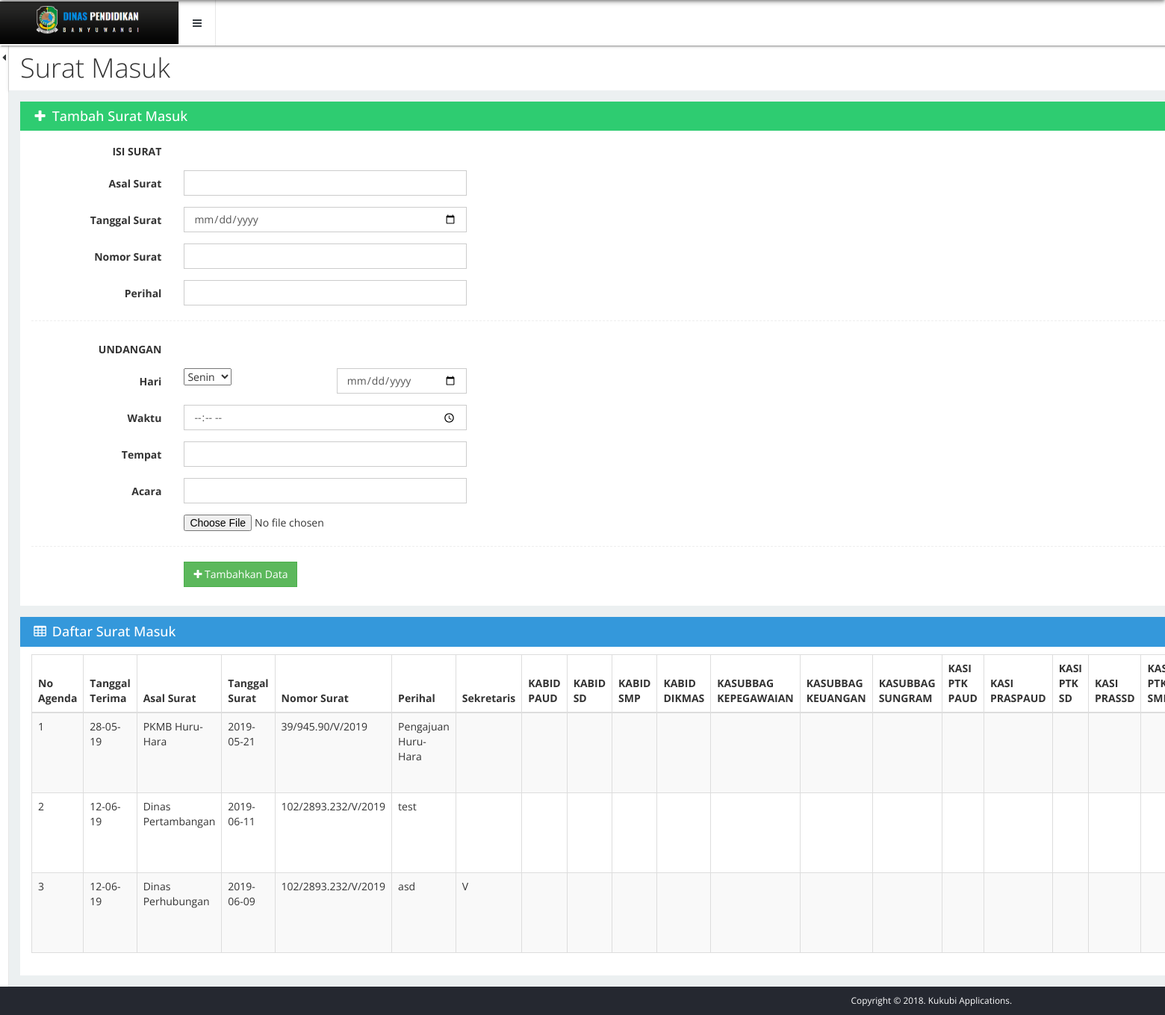
The page /management-kukubi/chapter/index.php (signed in) on the database its author committed.
### tables this page shows
CREATE TABLE `data_surat` (
  `id` int(11) NOT NULL,
  `tanggal_diterima` varchar(100) NOT NULL,
  `asal_surat` varchar(100) NOT NULL,
  `tanggal_surat` varchar(100) NOT NULL,
  `perihal` varchar(255) NOT NULL,
  `nomor_surat` varchar(255) NOT NULL,
  `sekretaris` varchar(10) NOT NULL,
  `kabid_paud` varchar(10) NOT NULL,
  `kabid_sd` varchar(10) NOT NULL,
  `kabid_smp` varchar(10) NOT NULL,
  `kabid_dikmas` varchar(10) NOT NULL,
  `kasubbag_kepegawaian` varchar(10) NOT NULL,
  `kasubbag_keuangan` varchar(10) NOT NULL,
  `kasubbag_sungram` varchar(10) NOT NULL,
  `kasi_ptkpaud` varchar(10) NOT NULL,
  `kasi_praspaud` varchar(10) NOT NULL,
  `kasi_ptksd` varchar(10) NOT NULL,
  `kasi_prassd` varchar(10) NOT NULL,
  `kasi_ptksmp` varchar(10) NOT NULL,
  `kasi_prassmp` varchar(10) NOT NULL,
  `kasi_kesetaraan` varchar(10) NOT NULL,
  `kasi_pelatihan` varchar(10) NOT NULL,
  `disposisi_kadis` varchar(10) NOT NULL,
  `disposisi_sekdis` varchar(10) NOT NULL,
  `hari` varchar(100) NOT NULL,
  `waktu` varchar(100) NOT NULL,
  `tempat` varchar(100) NOT NULL,
  `acara` varchar(100) NOT NULL
);

### management-kukubi/chapter/data.php (the view, shortened to what this page needs)
<div class="row">
  <div class="col-xs-12">
    <div class="box">
      <header class="bg-peter-river text-white">
        <h4><i class="fa fa-fw fa-table"></i> Daftar <?= $title_page ?></h4>
      </header>
      <div class="box-body">
        <div class="table-responsive">
          <table data-plugin="datatables" class="table table-bordered table-striped table-hover">
            <thead>
              <tr>
                <th>No Agenda</th>
                <th>Tanggal Terima</th>
                <th>Asal Surat</th>
                <th>Tanggal Surat</th>
                <th>Nomor Surat</th>
                <th>Perihal</th>
                <th>Sekretaris</th>
                <th>KABID PAUD</th>
                <th>KABID SD</th>
                <th>KABID SMP</th>
                <th>KABID DIKMAS</th>
                <th>KASUBBAG KEPEGAWAIAN</th>
                <th>KASUBBAG KEUANGAN</th>
                <th>KASUBBAG SUNGRAM</th>
                <th>KASI PTK PAUD</th>
                <th>KASI PRASPAUD</th>
                <th>KASI PTK SD</th>
                <th>KASI PRASSD</th>
                <th>KASI PTK SMP</th>
              </thead>
              <tbody>
                <?php
                $no = 0;
                $get_data_surat = mysqli_query($conn, "SELECT * FROM data_surat");
                while($data_surat = mysqli_fetch_array($get_data_surat)){
                  $no++;
                  ?>
                  <tr>
                    <td><?= $no ?></td>
                    <td><?= $data_surat['tanggal_diterima']?></td>
                    <td><?= $data_surat['asal_surat'] ?></td>
                    <td><?= $data_surat['tanggal_surat']?></td>
                    <td><?= $data_surat["nomor_surat"]?></td>
                    <td><?= $data_surat['perihal']?></td>
                    <td><?= $data_surat['sekretaris']?></td>
                    <td><?= $data_surat['kabid_paud']?></td>
                    <td><?= $data_surat['kabid_sd']?></td>
                    <td><?= $data_surat['kabid_smp']?></td>
                    <td><?= $data_surat['kabid_dikmas']?></td>
                    <td><?= $data_surat['kasubbag_kepegawaian']?></td>
                    <td><?= $data_surat['kasubbag_keuangan']?></td>
                    <td><?= $data_surat['kasubbag_sungram']?></td>
                    <td><?= $data_surat['kasi_ptkpaud']?></td>
                    <td><?= $data_surat['kasi_praspaud']?></td>
                    <td><?= $data_surat['kasi_ptksd']?></td>
                    <td><?= $data_surat['kasi_prassd']?></td>
                    <td><?= $data_surat['kasi_ptksmp']?></td>
                  </tr>
                <?php } ?>
              </tbody>
            </table>
          </div>
        </div>
      </div>
    </div>
  </div>

### rows shown on the page
data_surat: tanggal_diterima "28-05-19", asal_surat "PKMB Huru-Hara", tanggal_surat "2019-05-21", nomor_surat "39/945.90/V/2019", perihal "Pengajuan Huru-Hara"
data_surat: tanggal_diterima "12-06-19", asal_surat "Dinas Pertambangan", tanggal_surat "2019-06-11", nomor_surat "102/2893.232/V/2019", perihal "test"
data_surat: tanggal_diterima "12-06-19", asal_surat "Dinas Perhubungan", tanggal_surat "2019-06-09", nomor_surat "102/2893.232/V/2019", perihal "asd", sekretaris "V"

### other values the page prints
$title_page "Surat Masuk"
